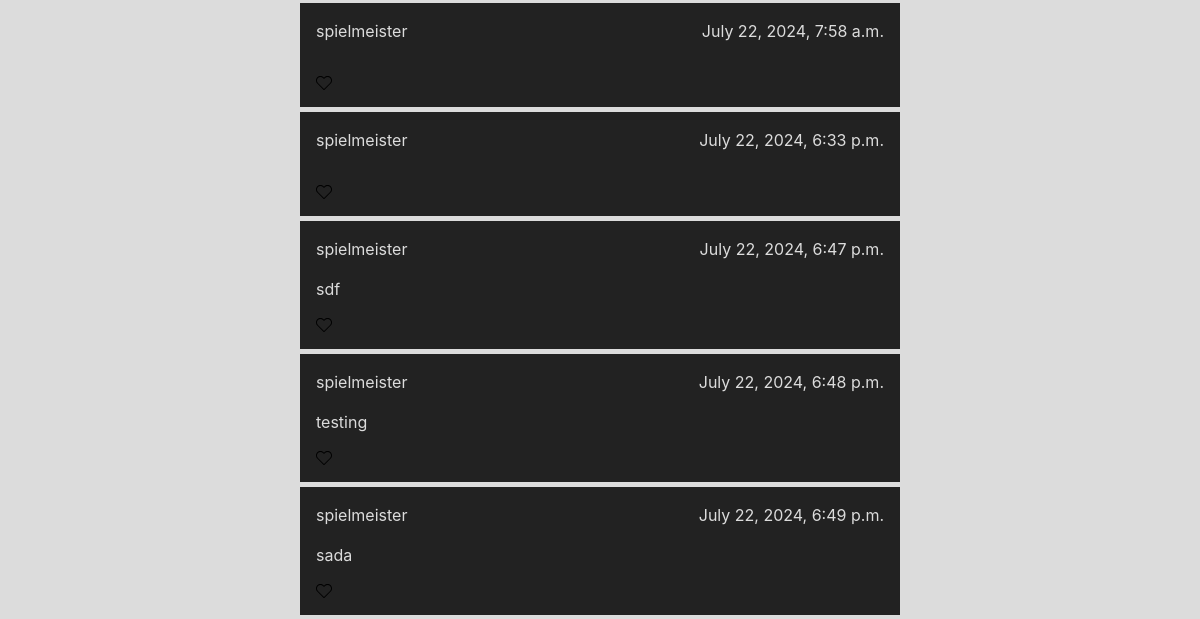
The app's page / (lower part), older data.
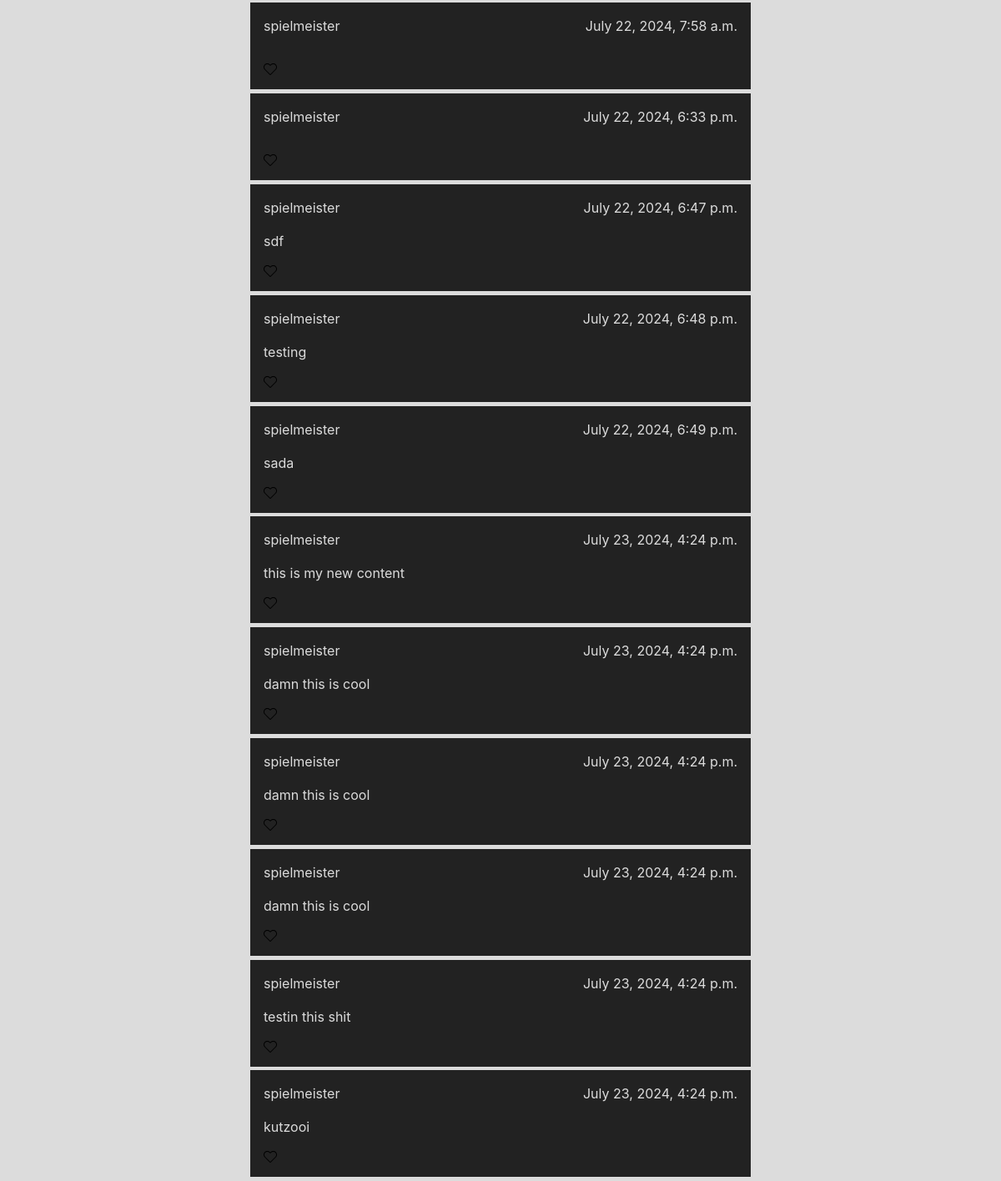
The same page, newer data.
### network/models.py (models this page shows)
class Post(models.Model):
    user = models.ForeignKey(User, on_delete=models.CASCADE)
    content = models.CharField(max_length=9999)
    timestamp = models.DateTimeField(default=now())

class User(AbstractUser):
    pass

### network/views.py (the view, shortened to what this page needs)
# urls.py: path("", views.index, name="index"),
def index(request):
    posts = Post.objects.all()
    return render(request, "network/index.html",{
        "posts":posts,
    })

### network/templates/network/index.html (shortened to what this page needs)
{% extends "network/layout.html" %}
{% load static %}
{% block body %}
<div id="post-list">
    {% for post in posts %}
    <div class="post">
        <div class="post-top">
            <p class="post-user">{{ post.user }}</p>
            <p class="post-timestamp">{{ post.timestamp }}</p>
        </div>
        <div class="post-body">
            <p>{{ post.content }}</p>
        </div>
        <div class="post-bottom">
        </div>
    </div>
    {% endfor %}
</div>
{% endblock %}

Row changes from the older to the newer data that the page shows:
added Post: user "spielmeister", timestamp "July 23, 2024, 4:24 p.m.", content "this is my new content"
added Post: user "spielmeister", timestamp "July 23, 2024, 4:24 p.m.", content "damn this is cool"
added Post: user "spielmeister", timestamp "July 23, 2024, 4:24 p.m.", content "damn this is cool"
added Post: user "spielmeister", timestamp "July 23, 2024, 4:24 p.m.", content "damn this is cool"
added Post: user "spielmeister", timestamp "July 23, 2024, 4:24 p.m.", content "testin this shit"
added Post: user "spielmeister", timestamp "July 23, 2024, 4:24 p.m.", content "kutzooi"
